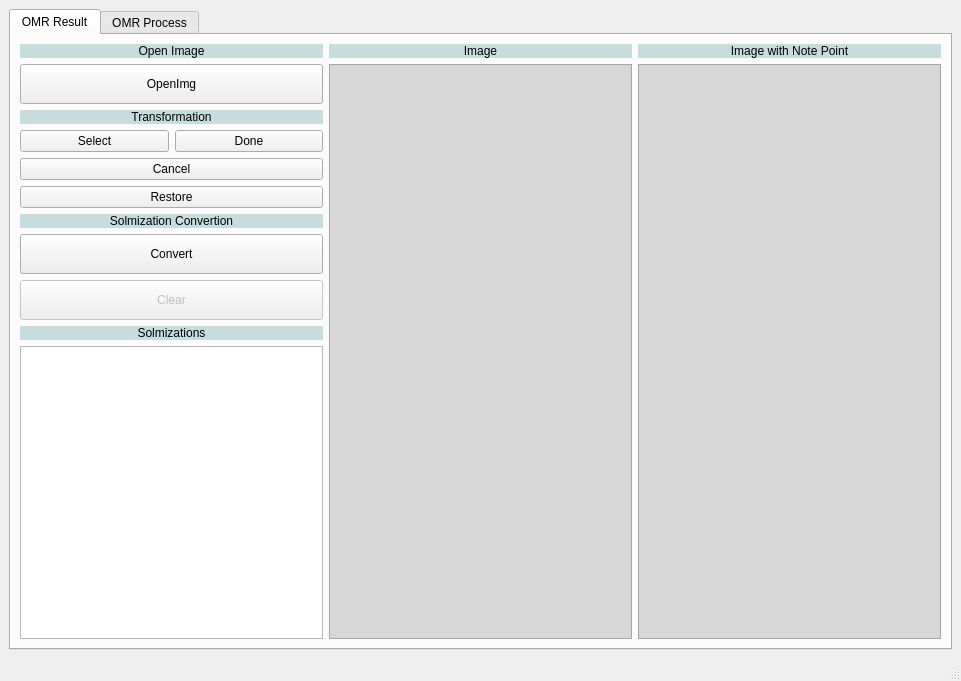
<?xml version="1.0" encoding="UTF-8"?>
<ui version="4.0">
 <class>MainWindow</class>
 <widget class="QMainWindow" name="MainWindow">
  <property name="geometry">
   <rect>
    <x>0</x>
    <y>0</y>
    <width>961</width>
    <height>681</height>
   </rect>
  </property>
  <property name="sizePolicy">
   <sizepolicy hsizetype="Preferred" vsizetype="Expanding">
    <horstretch>0</horstretch>
    <verstretch>0</verstretch>
   </sizepolicy>
  </property>
  <property name="windowTitle">
   <string>OMR Converter</string>
  </property>
  <widget class="QWidget" name="centralwidget">
   <layout class="QGridLayout" name="gridLayout_3">
    <item row="0" column="0">
     <widget class="QTabWidget" name="tabWidget">
      <property name="currentIndex">
       <number>0</number>
      </property>
      <widget class="QWidget" name="tab">
       <attribute name="title">
        <string>OMR Result</string>
       </attribute>
       <layout class="QGridLayout" name="gridLayout_6">
        <item row="0" column="0">
         <layout class="QVBoxLayout" name="verticalLayout_2">
          <item>
           <layout class="QGridLayout" name="gridLayout_2">
            <item row="5" column="0">
             <widget class="QPushButton" name="pushButton_cancel">
              <property name="text">
               <string>Cancel</string>
              </property>
             </widget>
            </item>
            <item row="7" column="0">
             <widget class="QLabel" name="label_9">
              <property name="styleSheet">
               <string notr="true">background-color: rgb(199, 221, 221); border-color: rgb(8, 8, 8);
font: italic 9pt &quot;Franklin Gothic Demi&quot;;</string>
              </property>
              <property name="text">
               <string>Solmization Convertion</string>
              </property>
              <property name="alignment">
               <set>Qt::AlignCenter</set>
              </property>
             </widget>
            </item>
            <item row="10" column="0">
             <widget class="QLabel" name="label_7">
              <property name="styleSheet">
               <string notr="true">background-color: rgb(199, 221, 221); border-color: rgb(8, 8, 8);
font: italic 9pt &quot;Franklin Gothic Demi&quot;;</string>
              </property>
              <property name="text">
               <string>Solmizations</string>
              </property>
              <property name="alignment">
               <set>Qt::AlignCenter</set>
              </property>
             </widget>
            </item>
            <item row="8" column="0">
             <widget class="QPushButton" name="pushButton_convert">
              <property name="minimumSize">
               <size>
                <width>0</width>
                <height>40</height>
               </size>
              </property>
              <property name="text">
               <string>Convert</string>
              </property>
             </widget>
            </item>
            <item row="2" column="0">
             <widget class="QPushButton" name="pushButton_openImg">
              <property name="enabled">
               <bool>true</bool>
              </property>
              <property name="sizePolicy">
               <sizepolicy hsizetype="Expanding" vsizetype="Fixed">
                <horstretch>0</horstretch>
                <verstretch>0</verstretch>
               </sizepolicy>
              </property>
              <property name="minimumSize">
               <size>
                <width>0</width>
                <height>40</height>
               </size>
              </property>
              <property name="maximumSize">
               <size>
                <width>16777215</width>
                <height>16777215</height>
               </size>
              </property>
              <property name="baseSize">
               <size>
                <width>0</width>
                <height>0</height>
               </size>
              </property>
              <property name="text">
               <string>OpenImg</string>
              </property>
             </widget>
            </item>
            <item row="11" column="0">
             <widget class="QTextBrowser" name="textBrowser_solmizations"/>
            </item>
            <item row="9" column="0">
             <widget class="QPushButton" name="pushButton_clear">
              <property name="enabled">
               <bool>false</bool>
              </property>
              <property name="minimumSize">
               <size>
                <width>0</width>
                <height>40</height>
               </size>
              </property>
              <property name="text">
               <string>Clear</string>
              </property>
             </widget>
            </item>
            <item row="3" column="0">
             <widget class="QLabel" name="label_8">
              <property name="styleSheet">
               <string notr="true">background-color: rgb(199, 221, 221); border-color: rgb(8, 8, 8);
font: italic 9pt &quot;Franklin Gothic Demi&quot;;</string>
              </property>
              <property name="text">
               <string>Transformation</string>
              </property>
              <property name="alignment">
               <set>Qt::AlignCenter</set>
              </property>
             </widget>
            </item>
            <item row="4" column="0">
             <layout class="QHBoxLayout" name="horizontalLayout_3">
              <item>
               <widget class="QPushButton" name="pushButton_select">
                <property name="text">
                 <string>Select</string>
                </property>
               </widget>
              </item>
              <item>
               <widget class="QPushButton" name="pushButton_done">
                <property name="text">
                 <string>Done</string>
                </property>
               </widget>
              </item>
             </layout>
            </item>
            <item row="0" column="0">
             <widget class="QLabel" name="label_12">
              <property name="styleSheet">
               <string notr="true">background-color: rgb(199, 221, 221); border-color: rgb(8, 8, 8);
font: italic 9pt &quot;Franklin Gothic Demi&quot;;</string>
              </property>
              <property name="text">
               <string>Open Image</string>
              </property>
              <property name="alignment">
               <set>Qt::AlignCenter</set>
              </property>
             </widget>
            </item>
            <item row="6" column="0">
             <widget class="QPushButton" name="pushButton_restore">
              <property name="text">
               <string>Restore</string>
              </property>
             </widget>
            </item>
           </layout>
          </item>
         </layout>
        </item>
        <item row="0" column="1">
         <layout class="QGridLayout" name="gridLayout_5">
          <item row="2" column="0">
           <widget class="QGraphicsView" name="graphicsView">
            <property name="minimumSize">
             <size>
              <width>0</width>
              <height>500</height>
             </size>
            </property>
            <property name="maximumSize">
             <size>
              <width>10000</width>
              <height>10000</height>
             </size>
            </property>
            <property name="styleSheet">
             <string notr="true">background-color: rgb(215, 215, 215); border-color: rgb(8, 8, 8);</string>
            </property>
           </widget>
          </item>
          <item row="1" column="0">
           <widget class="QLabel" name="label_10">
            <property name="styleSheet">
             <string notr="true">background-color: rgb(199, 221, 221); border-color: rgb(8, 8, 8);
font: italic 9pt &quot;Franklin Gothic Demi&quot;;</string>
            </property>
            <property name="text">
             <string>Image</string>
            </property>
            <property name="alignment">
             <set>Qt::AlignCenter</set>
            </property>
           </widget>
          </item>
         </layout>
        </item>
        <item row="0" column="2">
         <layout class="QGridLayout" name="gridLayout_4">
          <item row="1" column="1">
           <widget class="QGraphicsView" name="graphicsView_2">
            <property name="minimumSize">
             <size>
              <width>0</width>
              <height>500</height>
             </size>
            </property>
            <property name="maximumSize">
             <size>
              <width>10000</width>
              <height>10000</height>
             </size>
            </property>
            <property name="styleSheet">
             <string notr="true">background-color: rgb(215, 215, 215); border-color: rgb(8, 8, 8);</string>
            </property>
           </widget>
          </item>
          <item row="0" column="1">
           <widget class="QLabel" name="label_11">
            <property name="styleSheet">
             <string notr="true">background-color: rgb(199, 221, 221); border-color: rgb(8, 8, 8);
font: italic 9pt &quot;Franklin Gothic Demi&quot;;</string>
            </property>
            <property name="text">
             <string>Image with Note Point</string>
            </property>
            <property name="alignment">
             <set>Qt::AlignCenter</set>
            </property>
           </widget>
          </item>
         </layout>
        </item>
       </layout>
      </widget>
      <widget class="QWidget" name="tab_2">
       <attribute name="title">
        <string>OMR Process</string>
       </attribute>
       <layout class="QGridLayout" name="gridLayout">
        <item row="0" column="0">
         <widget class="QLabel" name="label">
          <property name="styleSheet">
           <string notr="true">background-color: rgb(199, 221, 221); border-color: rgb(8, 8, 8);
font: italic 9pt &quot;Franklin Gothic Demi&quot;;</string>
          </property>
          <property name="text">
           <string>Horizontal Projection</string>
          </property>
          <property name="alignment">
           <set>Qt::AlignCenter</set>
          </property>
         </widget>
        </item>
        <item row="0" column="1">
         <widget class="QLabel" name="label_2">
          <property name="styleSheet">
           <string notr="true">background-color: rgb(199, 221, 221); border-color: rgb(8, 8, 8);
font: italic 9pt &quot;Franklin Gothic Demi&quot;;</string>
          </property>
          <property name="text">
           <string>Line Removed</string>
          </property>
          <property name="alignment">
           <set>Qt::AlignCenter</set>
          </property>
         </widget>
        </item>
        <item row="0" column="2">
         <widget class="QLabel" name="label_3">
          <property name="styleSheet">
           <string notr="true">background-color: rgb(199, 221, 221); border-color: rgb(8, 8, 8);
font: italic 9pt &quot;Franklin Gothic Demi&quot;;</string>
          </property>
          <property name="text">
           <string>StaffLine Recognition</string>
          </property>
          <property name="alignment">
           <set>Qt::AlignCenter</set>
          </property>
         </widget>
        </item>
        <item row="1" column="0">
         <widget class="QGraphicsView" name="graphicsView_3">
          <property name="styleSheet">
           <string notr="true"/>
          </property>
          <property name="backgroundBrush">
           <brush brushstyle="NoBrush">
            <color alpha="255">
             <red>0</red>
             <green>0</green>
             <blue>0</blue>
            </color>
           </brush>
          </property>
          <property name="foregroundBrush">
           <brush brushstyle="NoBrush">
            <color alpha="255">
             <red>0</red>
             <green>0</green>
             <blue>0</blue>
            </color>
           </brush>
          </property>
         </widget>
        </item>
        <item row="1" column="1">
         <widget class="QGraphicsView" name="graphicsView_4"/>
        </item>
        <item row="1" column="2">
         <widget class="QGraphicsView" name="graphicsView_5"/>
        </item>
        <item row="2" column="0">
         <widget class="QLabel" name="label_4">
          <property name="styleSheet">
           <string notr="true">background-color: rgb(199, 221, 221); border-color: rgb(8, 8, 8);
font: italic 9pt &quot;Franklin Gothic Demi&quot;;</string>
          </property>
          <property name="text">
           <string>Template Matching</string>
          </property>
          <property name="alignment">
           <set>Qt::AlignCenter</set>
          </property>
         </widget>
        </item>
        <item row="2" column="1">
         <widget class="QLabel" name="label_5">
          <property name="styleSheet">
           <string notr="true">background-color: rgb(199, 221, 221); border-color: rgb(8, 8, 8);
font: italic 9pt &quot;Franklin Gothic Demi&quot;;</string>
          </property>
          <property name="text">
           <string>Template matching Binary</string>
          </property>
          <property name="alignment">
           <set>Qt::AlignCenter</set>
          </property>
         </widget>
        </item>
        <item row="2" column="2">
         <widget class="QLabel" name="label_6">
          <property name="styleSheet">
           <string notr="true">background-color: rgb(199, 221, 221); border-color: rgb(8, 8, 8);
font: italic 9pt &quot;Franklin Gothic Demi&quot;;</string>
          </property>
          <property name="text">
           <string>Image With Note Point</string>
          </property>
          <property name="alignment">
           <set>Qt::AlignCenter</set>
          </property>
         </widget>
        </item>
        <item row="3" column="0">
         <widget class="QGraphicsView" name="graphicsView_6"/>
        </item>
        <item row="3" column="1">
         <widget class="QGraphicsView" name="graphicsView_7"/>
        </item>
        <item row="3" column="2">
         <widget class="QGraphicsView" name="graphicsView_8"/>
        </item>
       </layout>
      </widget>
     </widget>
    </item>
   </layout>
  </widget>
  <widget class="QMenuBar" name="menubar">
   <property name="geometry">
    <rect>
     <x>0</x>
     <y>0</y>
     <width>961</width>
     <height>21</height>
    </rect>
   </property>
  </widget>
  <widget class="QStatusBar" name="statusbar"/>
 </widget>
 <resources/>
 <connections/>
</ui>
